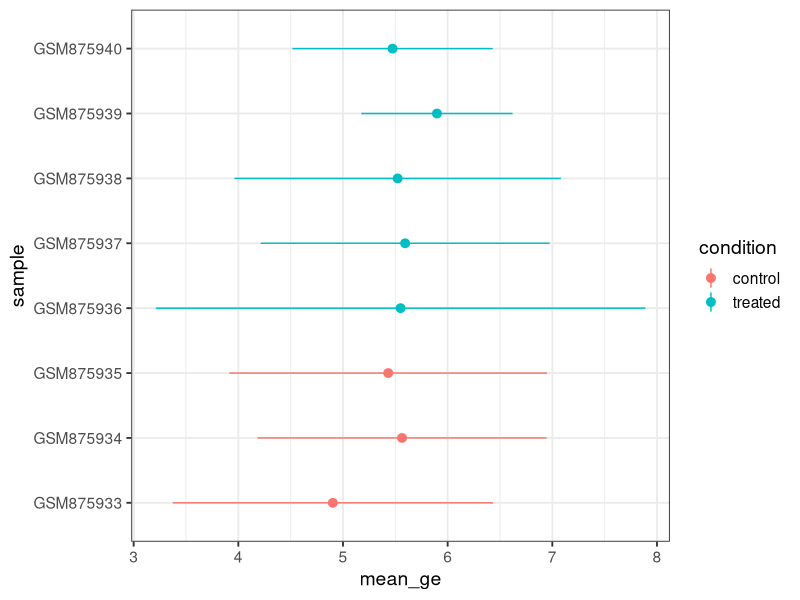
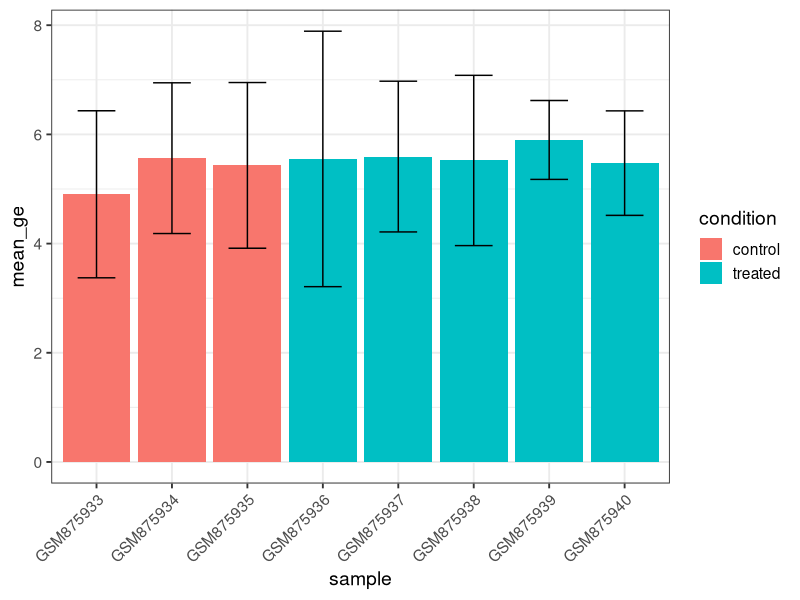
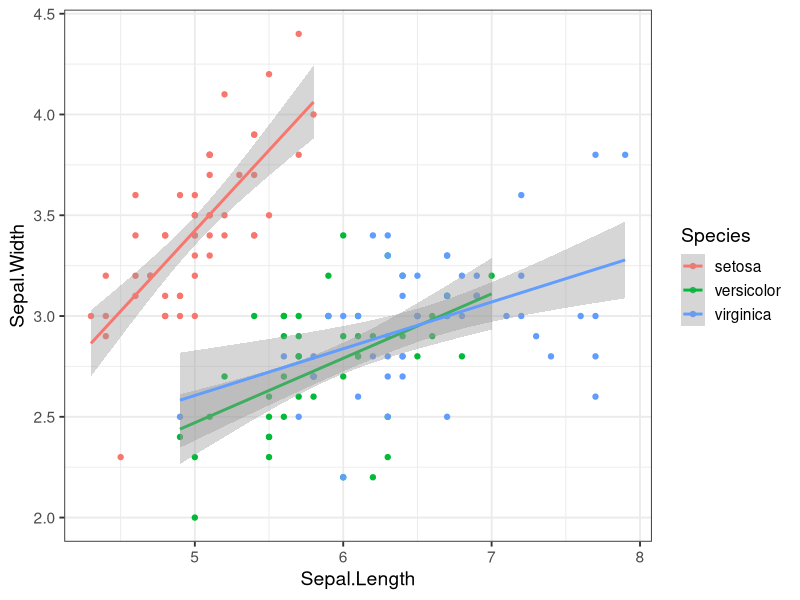

R code for these plots, in order:
## ---- chunk 1
library("ggplot2")
library("scales")
library("tidyr")
library("readr")
library("readxl")
library("dplyr", warn.conflicts = FALSE)
theme_set(theme_bw(14))
## ---- chunk 2
library("dplyr")
a <- data.frame(a = 1:3,
                name = c("a", "a", "b"))
b <- data.frame(a = c(2, 3, 1),
                other = c("yes", "no", "yes"))
a
b
inner_join(a, b)
## ---- chunk 3
gene_expression <- structure(c(5.85816859103934, 6.60428769475497, 5.4278181170489, 
3.64198318686737, 2.98308007124715, 6.60444574589028, 7.00805674362776, 
5.57135166957136, 5.14045415430309, 3.49663423366768, 5.94121052204627, 
7.25262696967957, 5.73597527709437, 5.13355247068666, 3.09661935730267, 
8.19815765591581, 6.41420670534176, 6.2578760673826, 4.97723524689115, 
1.90301643803504, 6.79101402711924, 7.03201225669769, 5.68340149938261, 
4.67483151462603, 3.78712626322116, 5.8756526105461, 7.89718752225727, 
5.58581882538314, 3.95586533543214, 4.29670995199073, 5.72651601739691, 
7.14934863678698, 5.34678828849904, 5.47530710160199, 5.79145434700723, 
5.19431908120944, 7.07334883453955, 5.56747268379296, 4.67120897018278, 
4.86218289261696), .Dim = c(5L, 8L), .Dimnames = list(c("10000_at", 
"10001_at", "10002_at", "100033423_at", "100033424_at"), c("GSM875933", 
"GSM875934", "GSM875935", "GSM875936", "GSM875937", "GSM875938", 
"GSM875939", "GSM875940"))) %>% as.data.frame()
## ---- chunk 4
gene_expression
## ---- chunk 5
library("tidyr")
tidy_ge <- gather(gene_expression, sample, value) %>% # chain to tbl_df
  tbl_df() %>% # that format nicely the table printing, 10 instead of the full 40 rows
  mutate(condition = ifelse(grepl("[345]$", sample), "control", "treated"))
tidy_ge
## ---- chunk 6
sum_ge <- tidy_ge %>%
  group_by(sample, condition) %>%
  summarise(mean_ge = mean(value),
            sd_ge = sd(value))
sum_ge
## ---- chunk 7
library("ggplot2")
sum_ge %>%
  ggplot(aes(x = sample, y = mean_ge, colour = condition))+
  geom_pointrange(aes(ymin = mean_ge - sd_ge,
                      ymax = mean_ge + sd_ge))+
  coord_flip()
## ---- chunk 8
sum_ge %>%
  ggplot(aes(x = sample, y = mean_ge, fill = condition))+
  geom_bar(stat = "identity")+
  geom_errorbar(aes(ymin = mean_ge - sd_ge,
                      ymax = mean_ge + sd_ge), width = 0.5)+
  theme(axis.text.x = element_text(angle = 45, hjust = 1))
## ---- chunk 9
iris %>% # use built-in dataset
  ggplot(aes(x = Sepal.Length, y = Sepal.Width, colour = Species))+ # declare the mapped variables
  geom_point()+ # add points
  geom_smooth(method = "lm") # add linear regression, automatically per Species
